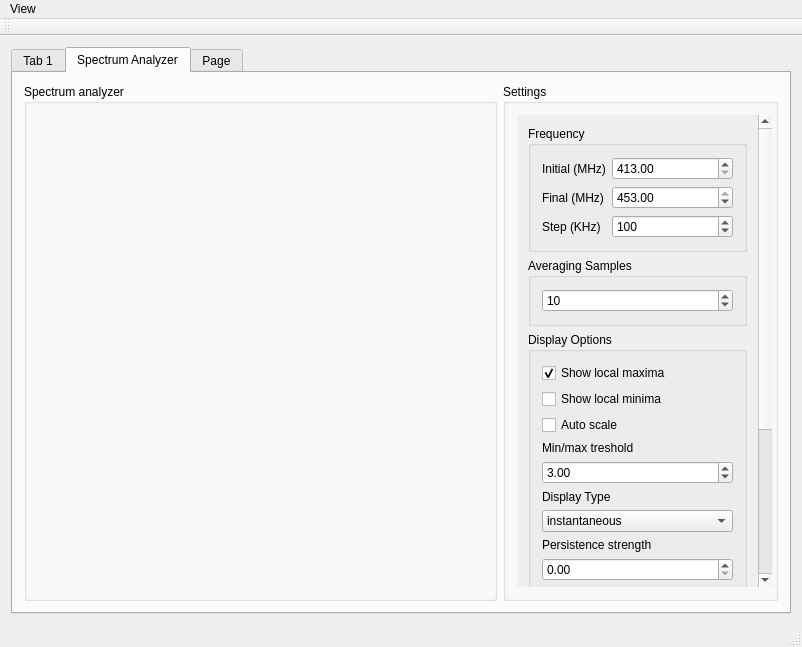
<?xml version="1.0" encoding="UTF-8"?>
<ui version="4.0">
 <class>LoraRC</class>
 <widget class="QMainWindow" name="LoraRC">
  <property name="geometry">
   <rect>
    <x>0</x>
    <y>0</y>
    <width>802</width>
    <height>647</height>
   </rect>
  </property>
  <property name="windowTitle">
   <string>LoraRC</string>
  </property>
  <widget class="QWidget" name="centralWidget">
   <layout class="QVBoxLayout" name="verticalLayout">
    <item>
     <widget class="QTabWidget" name="tabWidget">
      <property name="currentIndex">
       <number>1</number>
      </property>
      <widget class="QWidget" name="tab">
       <attribute name="title">
        <string>Tab 1</string>
       </attribute>
       <layout class="QVBoxLayout" name="verticalLayout_2">
        <item>
         <widget class="QPushButton" name="pushButton">
          <property name="text">
           <string>PushButton</string>
          </property>
         </widget>
        </item>
        <item>
         <widget class="QComboBox" name="portList">
          <property name="minimumSize">
           <size>
            <width>20</width>
            <height>0</height>
           </size>
          </property>
         </widget>
        </item>
        <item>
         <widget class="QPushButton" name="pushButton_2">
          <property name="text">
           <string>PushButton</string>
          </property>
         </widget>
        </item>
        <item>
         <widget class="QTextBrowser" name="textBrowser"/>
        </item>
       </layout>
      </widget>
      <widget class="QWidget" name="spectrum">
       <attribute name="title">
        <string>Spectrum Analyzer</string>
       </attribute>
       <layout class="QHBoxLayout" name="horizontalLayout">
        <item>
         <widget class="QGroupBox" name="groupBox">
          <property name="title">
           <string>Spectrum analyzer</string>
          </property>
         </widget>
        </item>
        <item>
         <widget class="QGroupBox" name="settingsGroupBox">
          <property name="maximumSize">
           <size>
            <width>275</width>
            <height>16777215</height>
           </size>
          </property>
          <property name="title">
           <string>Settings</string>
          </property>
          <layout class="QVBoxLayout" name="verticalLayout_3">
           <item>
            <widget class="QScrollArea" name="scrollArea">
             <property name="minimumSize">
              <size>
               <width>255</width>
               <height>200</height>
              </size>
             </property>
             <property name="maximumSize">
              <size>
               <width>210</width>
               <height>16777215</height>
              </size>
             </property>
             <property name="frameShape">
              <enum>QFrame::NoFrame</enum>
             </property>
             <property name="frameShadow">
              <enum>QFrame::Plain</enum>
             </property>
             <property name="widgetResizable">
              <bool>true</bool>
             </property>
             <widget class="QWidget" name="scrollAreaWidgetContents">
              <property name="geometry">
               <rect>
                <x>0</x>
                <y>0</y>
                <width>241</width>
                <height>697</height>
               </rect>
              </property>
              <layout class="QVBoxLayout" name="verticalLayout_7">
               <item>
                <widget class="QGroupBox" name="groupBox_3">
                 <property name="title">
                  <string>Frequency</string>
                 </property>
                 <layout class="QFormLayout" name="formLayout">
                  <item row="0" column="0">
                   <widget class="QLabel" name="label">
                    <property name="text">
                     <string>Initial (MHz)</string>
                    </property>
                   </widget>
                  </item>
                  <item row="0" column="1">
                   <widget class="QDoubleSpinBox" name="initialFreq">
                    <property name="minimum">
                     <double>413.000000000000000</double>
                    </property>
                    <property name="maximum">
                     <double>453.000000000000000</double>
                    </property>
                    <property name="singleStep">
                     <double>0.100000000000000</double>
                    </property>
                   </widget>
                  </item>
                  <item row="1" column="0">
                   <widget class="QLabel" name="label_2">
                    <property name="text">
                     <string>Final (MHz)</string>
                    </property>
                   </widget>
                  </item>
                  <item row="1" column="1">
                   <widget class="QDoubleSpinBox" name="finalFreq">
                    <property name="minimum">
                     <double>413.000000000000000</double>
                    </property>
                    <property name="maximum">
                     <double>453.000000000000000</double>
                    </property>
                    <property name="singleStep">
                     <double>0.100000000000000</double>
                    </property>
                    <property name="value">
                     <double>453.000000000000000</double>
                    </property>
                   </widget>
                  </item>
                  <item row="2" column="1">
                   <widget class="QSpinBox" name="freqStepKHz">
                    <property name="maximum">
                     <number>1000</number>
                    </property>
                    <property name="value">
                     <number>100</number>
                    </property>
                   </widget>
                  </item>
                  <item row="2" column="0">
                   <widget class="QLabel" name="label_3">
                    <property name="text">
                     <string>Step (KHz)</string>
                    </property>
                   </widget>
                  </item>
                 </layout>
                </widget>
               </item>
               <item>
                <widget class="QGroupBox" name="groupBox_4">
                 <property name="title">
                  <string>Averaging Samples</string>
                 </property>
                 <layout class="QVBoxLayout" name="verticalLayout_4">
                  <item>
                   <widget class="QSpinBox" name="averegingSamples">
                    <property name="minimum">
                     <number>1</number>
                    </property>
                    <property name="maximum">
                     <number>100</number>
                    </property>
                    <property name="value">
                     <number>10</number>
                    </property>
                   </widget>
                  </item>
                 </layout>
                </widget>
               </item>
               <item>
                <widget class="QGroupBox" name="groupBox_5">
                 <property name="title">
                  <string>Display Options</string>
                 </property>
                 <layout class="QVBoxLayout" name="verticalLayout_5">
                  <item>
                   <widget class="QCheckBox" name="showLocalMax">
                    <property name="text">
                     <string>Show local maxima</string>
                    </property>
                    <property name="checked">
                     <bool>true</bool>
                    </property>
                   </widget>
                  </item>
                  <item>
                   <widget class="QCheckBox" name="showLocalMin">
                    <property name="text">
                     <string>Show local minima</string>
                    </property>
                   </widget>
                  </item>
                  <item>
                   <widget class="QCheckBox" name="checkBox">
                    <property name="text">
                     <string>Auto scale</string>
                    </property>
                   </widget>
                  </item>
                  <item>
                   <widget class="QLabel" name="label_4">
                    <property name="text">
                     <string>Min/max treshold</string>
                    </property>
                   </widget>
                  </item>
                  <item>
                   <widget class="QDoubleSpinBox" name="minMaxTreshold">
                    <property name="singleStep">
                     <double>0.100000000000000</double>
                    </property>
                    <property name="value">
                     <double>3.000000000000000</double>
                    </property>
                   </widget>
                  </item>
                  <item>
                   <widget class="QLabel" name="label_5">
                    <property name="text">
                     <string>Display Type</string>
                    </property>
                   </widget>
                  </item>
                  <item>
                   <widget class="QComboBox" name="displayType">
                    <item>
                     <property name="text">
                      <string>instantaneous</string>
                     </property>
                    </item>
                    <item>
                     <property name="text">
                      <string>Maxima persistence</string>
                     </property>
                    </item>
                   </widget>
                  </item>
                  <item>
                   <widget class="QLabel" name="label_6">
                    <property name="text">
                     <string>Persistence strength</string>
                    </property>
                   </widget>
                  </item>
                  <item>
                   <widget class="QDoubleSpinBox" name="persistenceStrength">
                    <property name="maximum">
                     <double>1.000000000000000</double>
                    </property>
                    <property name="singleStep">
                     <double>0.100000000000000</double>
                    </property>
                   </widget>
                  </item>
                  <item>
                   <widget class="QGroupBox" name="groupBox_6">
                    <property name="minimumSize">
                     <size>
                      <width>0</width>
                      <height>200</height>
                     </size>
                    </property>
                    <property name="title">
                     <string>Plots</string>
                    </property>
                    <layout class="QVBoxLayout" name="verticalLayout_6">
                     <property name="spacing">
                      <number>2</number>
                     </property>
                     <property name="leftMargin">
                      <number>2</number>
                     </property>
                     <property name="topMargin">
                      <number>2</number>
                     </property>
                     <property name="rightMargin">
                      <number>2</number>
                     </property>
                     <property name="bottomMargin">
                      <number>2</number>
                     </property>
                     <item>
                      <widget class="QScrollArea" name="scrollArea_2">
                       <property name="frameShape">
                        <enum>QFrame::NoFrame</enum>
                       </property>
                       <property name="frameShadow">
                        <enum>QFrame::Plain</enum>
                       </property>
                       <property name="widgetResizable">
                        <bool>true</bool>
                       </property>
                       <widget class="QWidget" name="scrollAreaWidgetContents_2">
                        <property name="geometry">
                         <rect>
                          <x>0</x>
                          <y>0</y>
                          <width>189</width>
                          <height>122</height>
                         </rect>
                        </property>
                        <layout class="QGridLayout" name="gridLayout">
                         <item row="0" column="1">
                          <widget class="QLabel" name="label_8">
                           <property name="text">
                            <string>Color</string>
                           </property>
                          </widget>
                         </item>
                         <item row="0" column="0">
                          <widget class="QLabel" name="label_7">
                           <property name="text">
                            <string>Name</string>
                           </property>
                          </widget>
                         </item>
                         <item row="0" column="2">
                          <widget class="QLabel" name="label_9">
                           <property name="text">
                            <string>Visible</string>
                           </property>
                           <property name="alignment">
                            <set>Qt::AlignCenter</set>
                           </property>
                          </widget>
                         </item>
                        </layout>
                       </widget>
                      </widget>
                     </item>
                     <item>
                      <widget class="QPushButton" name="copyPlot">
                       <property name="text">
                        <string>Copy Plot</string>
                       </property>
                      </widget>
                     </item>
                     <item>
                      <widget class="QPushButton" name="copyPlotAndMarkers">
                       <property name="text">
                        <string>Copy Plot and Markers</string>
                       </property>
                      </widget>
                     </item>
                    </layout>
                   </widget>
                  </item>
                 </layout>
                </widget>
               </item>
              </layout>
             </widget>
            </widget>
           </item>
          </layout>
         </widget>
        </item>
       </layout>
      </widget>
      <widget class="QWidget" name="tab_2">
       <attribute name="title">
        <string>Page</string>
       </attribute>
       <layout class="QVBoxLayout" name="verticalLayout_8">
        <item>
         <widget class="QToolButton" name="toolButton">
          <property name="toolTip">
           <string>Connect</string>
          </property>
          <property name="whatsThis">
           <string>Connect</string>
          </property>
          <property name="text">
           <string>Connect</string>
          </property>
          <property name="icon">
           <iconset resource="icons.qrc">
            <normaloff>:/icons/resources/plug-connect.png</normaloff>:/icons/resources/plug-connect.png</iconset>
          </property>
         </widget>
        </item>
        <item>
         <widget class="QPushButton" name="pushButton_3">
          <property name="maximumSize">
           <size>
            <width>50</width>
            <height>20</height>
           </size>
          </property>
          <property name="styleSheet">
           <string notr="true">background-color: rgb(85, 255, 0);</string>
          </property>
          <property name="text">
           <string>PushButton</string>
          </property>
          <property name="flat">
           <bool>false</bool>
          </property>
         </widget>
        </item>
        <item>
         <widget class="QLabel" name="label_10">
          <property name="pixmap">
           <pixmap resource="icons.qrc">:/icons/resources/compile.png</pixmap>
          </property>
          <property name="scaledContents">
           <bool>false</bool>
          </property>
         </widget>
        </item>
        <item>
         <widget class="QTextBrowser" name="textBrowser_2">
          <property name="styleSheet">
           <string notr="true">background-color: rgb(211, 211, 211);</string>
          </property>
          <property name="html">
           <string>&lt;!DOCTYPE HTML PUBLIC &quot;-//W3C//DTD HTML 4.0//EN&quot; &quot;http://www.w3.org/TR/REC-html40/strict.dtd&quot;&gt;
&lt;html&gt;&lt;head&gt;&lt;meta name=&quot;qrichtext&quot; content=&quot;1&quot; /&gt;&lt;style type=&quot;text/css&quot;&gt;
p, li { white-space: pre-wrap; }
&lt;/style&gt;&lt;/head&gt;&lt;body style=&quot; font-family:'Sans Serif'; font-size:9pt; font-weight:400; font-style:normal;&quot;&gt;
&lt;p style=&quot; margin-top:0px; margin-bottom:0px; margin-left:0px; margin-right:0px; -qt-block-indent:0; text-indent:0px;&quot;&gt;&lt;span style=&quot; font-weight:600; color:#ffff00;&quot;&gt;25dBm&lt;/span&gt;&lt;/p&gt;
&lt;p style=&quot; margin-top:0px; margin-bottom:0px; margin-left:0px; margin-right:0px; -qt-block-indent:0; text-indent:0px;&quot;&gt;&lt;span style=&quot; font-size:7pt; color:#ffff00;&quot;&gt;433Mhz&lt;/span&gt;&lt;/p&gt;&lt;/body&gt;&lt;/html&gt;</string>
          </property>
         </widget>
        </item>
        <item>
         <widget class="Line" name="line">
          <property name="orientation">
           <enum>Qt::Horizontal</enum>
          </property>
         </widget>
        </item>
        <item>
         <spacer name="verticalSpacer">
          <property name="orientation">
           <enum>Qt::Vertical</enum>
          </property>
          <property name="sizeHint" stdset="0">
           <size>
            <width>20</width>
            <height>40</height>
           </size>
          </property>
         </spacer>
        </item>
       </layout>
      </widget>
     </widget>
    </item>
   </layout>
  </widget>
  <widget class="QMenuBar" name="menuBar">
   <property name="geometry">
    <rect>
     <x>0</x>
     <y>0</y>
     <width>802</width>
     <height>20</height>
    </rect>
   </property>
   <widget class="QMenu" name="menuView">
    <property name="title">
     <string>View</string>
    </property>
    <addaction name="actionSettings"/>
   </widget>
   <addaction name="menuView"/>
  </widget>
  <widget class="QStatusBar" name="statusBar"/>
  <widget class="QToolBar" name="mainToolBar">
   <attribute name="toolBarArea">
    <enum>TopToolBarArea</enum>
   </attribute>
   <attribute name="toolBarBreak">
    <bool>false</bool>
   </attribute>
  </widget>
  <action name="actionSettings">
   <property name="checkable">
    <bool>true</bool>
   </property>
   <property name="checked">
    <bool>true</bool>
   </property>
   <property name="text">
    <string>Settings</string>
   </property>
  </action>
 </widget>
 <layoutdefault spacing="6" margin="11"/>
 <resources>
  <include location="icons.qrc"/>
 </resources>
 <connections/>
</ui>
